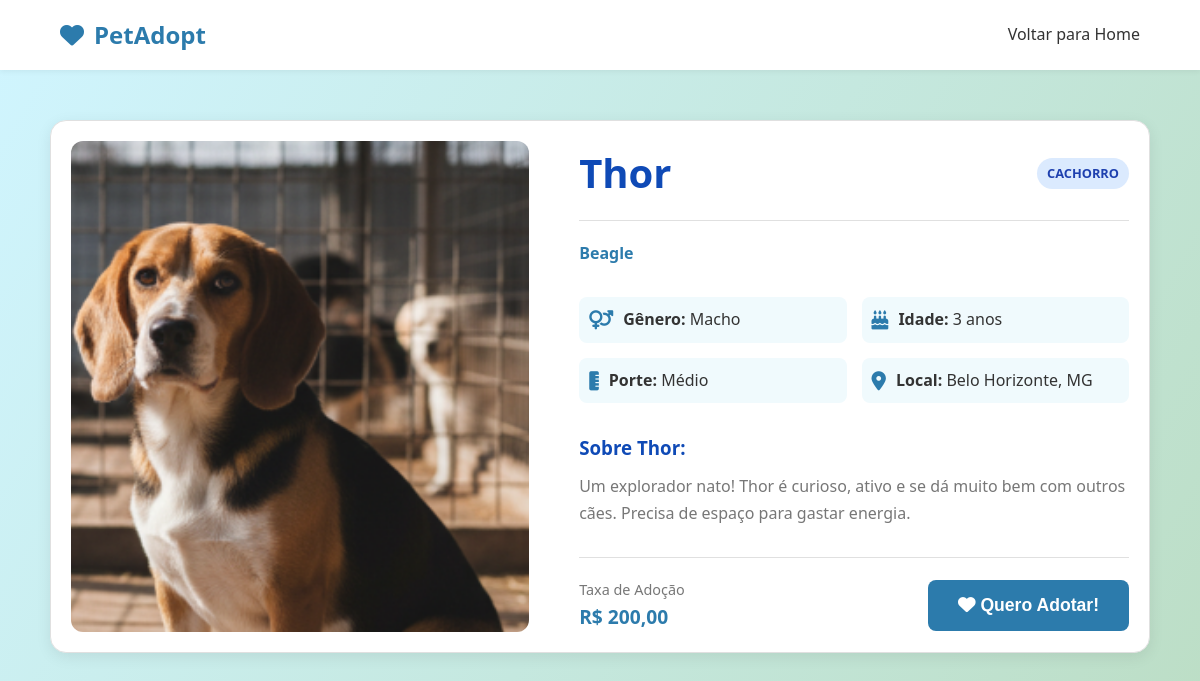
Page /public/detalhe_pet.php?id=5 on the committed database.
### tables this page shows
CREATE TABLE `animais` (
  `id` int(11) NOT NULL,
  `nome` varchar(100) NOT NULL,
  `especie` varchar(50) NOT NULL,
  `raca` varchar(100) DEFAULT NULL,
  `idade_anos` int(11) DEFAULT 0,
  `idade_meses` int(11) DEFAULT 0,
  `genero` varchar(20) DEFAULT NULL,
  `porte` varchar(30) DEFAULT NULL,
  `localizacao` varchar(255) DEFAULT NULL,
  `descricao` text DEFAULT NULL,
  `taxa_adocao` decimal(10,2) DEFAULT 0.00,
  `foto` varchar(255) DEFAULT NULL,
  `destaque` tinyint(1) DEFAULT 0,
  `data_cadastro` timestamp NOT NULL DEFAULT current_timestamp(),
  `status` enum('disponivel','adotado','indisponivel') DEFAULT 'disponivel'
);

### public/detalhe_pet.php (the view, shortened to what this page needs)
<?php
    require_once '../conexao.php';
    $id = isset($_GET['id']) ? (int)$_GET['id'] : 0;
    $sql = "SELECT * FROM animais WHERE id = $id LIMIT 1";
    $result = mysqli_query($mysqli, $sql);
    $pet = mysqli_fetch_assoc($result);
    $imgSrc = '../public/uploads/' . basename($pet['foto']);
?>
<!DOCTYPE html>
<html lang="pt-br">
<head>
    <link rel="stylesheet" href="https://cdnjs.cloudflare.com/ajax/libs/font-awesome/6.4.0/css/all.min.css">
    <link rel="stylesheet" href="css/style.css">
</head>
<body>
    <nav class="navbar">
        <a href="../index.php" class="logo"><i class="fa-solid fa-heart"></i> PetAdopt</a>
        <div class="nav-links">
            <a href="../index.php">Voltar para Home</a>
        </div>
    </nav>
    <div class="detail-container">
        <div class="detail-image-wrapper">
            <img src="<?php echo $imgSrc; ?>" alt="Foto de <?php echo htmlspecialchars($pet['nome']); ?>" onerror="this.src='https://placehold.co/500?text=Foto+Indisponível'">
        </div>
        <div class="detail-info">
            <div class="detail-header">
                <h1><?php echo htmlspecialchars($pet['nome']); ?></h1>
                <span class="badge <?php echo strtolower($pet['especie']) == 'gato' ? 'cat' : 'dog'; ?>">
                    <?php echo htmlspecialchars($pet['especie']); ?>
                </span>
            </div>
            <p class="detail-breed"><?php echo htmlspecialchars($pet['raca']); ?></p>
            <div class="info-grid">
                <div class="info-item"><i class="fa-solid fa-venus-mars"></i> <span><strong>Gênero:</strong> <?php echo htmlspecialchars($pet['genero']); ?></span></div>
                <div class="info-item"><i class="fa-solid fa-cake-candles"></i> <span><strong>Idade:</strong> <?php echo htmlspecialchars($pet['idade_anos']); ?> anos</span></div>
                <div class="info-item"><i class="fa-solid fa-ruler-vertical"></i> <span><strong>Porte:</strong> <?php echo htmlspecialchars($pet['porte']); ?></span></div>
                <div class="info-item"><i class="fa-solid fa-location-dot"></i> <span><strong>Local:</strong> <?php echo htmlspecialchars($pet['localizacao']); ?></span></div>
            </div>
            <div class="detail-description">
                <h3>Sobre <?php echo htmlspecialchars($pet['nome']); ?>:</h3>
                <p><?php echo nl2br(htmlspecialchars($pet['descricao'])); ?></p>
            </div>
            <div class="detail-adoption">
                <div>
                    <span class="taxa-label">Taxa de Adoção</span>
                    <span class="price">R$ <?php echo number_format($pet['taxa_adocao'], 2, ',', '.'); ?></span>
                </div>
                <button id="btn-mostrar-form" class="btn-details" style="font-size: 1.1rem; padding: 15px 30px;">
                    <i class="fa-solid fa-heart"></i> Quero Adotar!
                </button>
            </div>
        </div>
    </div>
</body>
</html>

### public/css/style.css (style rules this page uses)
:root { --primary-color: #2c7bac; --primary-dark: #4160be; --secondary-color: #0f4ab6; --text-dark: #333; --text-light: #777; --bg-light: #F0FAFD; --bg-white: #FFFFFF; --border-color: #E0E0E0; --tag-dog-bg: #DBEAFE; --tag-dog-text: #1E40AF; --tag-cat-bg: #FCE7F3; --tag-cat-text: #9D174D; --font-family: 'Segoe UI', 'Roboto', sans-serif; --border-radius: 12px; --shadow: 0 4px 15px rgba(0, 0, 0, 0.08); }
* { box-sizing: border-box; margin: 0; padding: 0; }
body { font-family: var(--font-family); background: linear-gradient(120deg, #d0f5ff 0%, #b6dabee6 50%, #f4ffd4 100%); background-attachment: fixed; background-size: 200% 200%; animation: gradientBG 15s ease infinite; color: var(--text-dark); line-height: 1.6; min-height: 100vh; position: relative; overflow-x: hidden; }
.navbar { background-color: var(--bg-white); padding: 1rem 5%; display: flex; justify-content: space-between; align-items: center; box-shadow: 0 2px 10px rgba(0,0,0,0.1); position: sticky; top: 0; z-index: 99999; }
a { text-decoration: none; color: var(--primary-color); transition: color 0.2s ease; }
img { max-width: 100%; display: block; }
.navbar { background-color: var(--bg-white); padding: 1rem 5%; display: flex; justify-content: space-between; align-items: center; box-shadow: 0 2px 5px rgba(0,0,0,0.05); position: sticky; top: 0; }
.logo { font-size: 1.5rem; font-weight: 700; color: var(--primary-color); display: flex; align-items: center; gap: 10px; }
.nav-links { list-style: none; display: flex; gap: 20px; }
.nav-links a { color: var(--text-dark); font-weight: 500; }
.badge { padding: 5px 10px; border-radius: 20px; font-size: 0.8rem; font-weight: bold; text-transform: uppercase; }
.badge.dog { background: var(--tag-dog-bg); color: var(--tag-dog-text); }
.price { color: var(--primary-color); font-weight: bold; font-size: 1.2rem; }
.btn-details { background: var(--primary-color); color: #fff; padding: 10px 20px; border-radius: 8px; font-weight: bold; border: none; cursor: pointer; transition: 0.3s; }
body { background-color: var(--bg-light) !important; }
.detail-container { display: grid; grid-template-columns: 1fr 1.2fr; gap: 50px; max-width: 1100px; margin: 50px auto; padding: 20px; background-color: var(--bg-white); border-radius: 16px; box-shadow: var(--shadow); }
.detail-header { display: flex; justify-content: space-between; align-items: center; border-bottom: 1px solid var(--border-color); padding-bottom: 15px; margin-bottom: 20px; }
.detail-header h1 { font-size: 2.5rem; color: var(--secondary-color); margin: 0; }
.detail-breed { color: var(--primary-color); font-weight: 600; margin-bottom: 30px; }
.info-grid { display: grid; grid-template-columns: 1fr 1fr; gap: 15px; margin-bottom: 30px; }
.info-item { display: flex; align-items: center; gap: 10px; background-color: var(--bg-light); padding: 10px; border-radius: 8px; color: var(--text-dark); }
.info-item i { color: var(--primary-color); font-size: 1.2rem; }
.detail-description h3 { margin-bottom: 10px; color: var(--secondary-color); }
.detail-description p { color: var(--text-light); line-height: 1.7; }
.detail-adoption { margin-top: 30px; padding-top: 20px; border-top: 1px solid var(--border-color); display: flex; justify-content: space-between; align-items: center; }
.taxa-label { font-size: 0.9rem; color: var(--text-light); display: block; }
.detail-container { display: grid; grid-template-columns: 1fr 1.2fr; gap: 50px; max-width: 1100px; margin: 50px auto; padding: 20px; background-color: var(--bg-white); border-radius: 16px; box-shadow: var(--shadow); border: 1px solid var(--border-color); }
.detail-image-wrapper img { width: 100%; height: 100%; max-height: 500px; object-fit: cover; border-radius: 12px; }

### rows in the picture
animais: foto (picture), nome "Thor", especie "CACHORRO", raca "Beagle", genero "Macho", idade_anos "3", porte "Médio", localizacao "Belo Horizonte, MG", descricao "Um explorador nato! Thor é curioso, ativo e se dá muito bem com outros cães. Precisa de espaço para gastar energia.", taxa_adocao "200,00"
